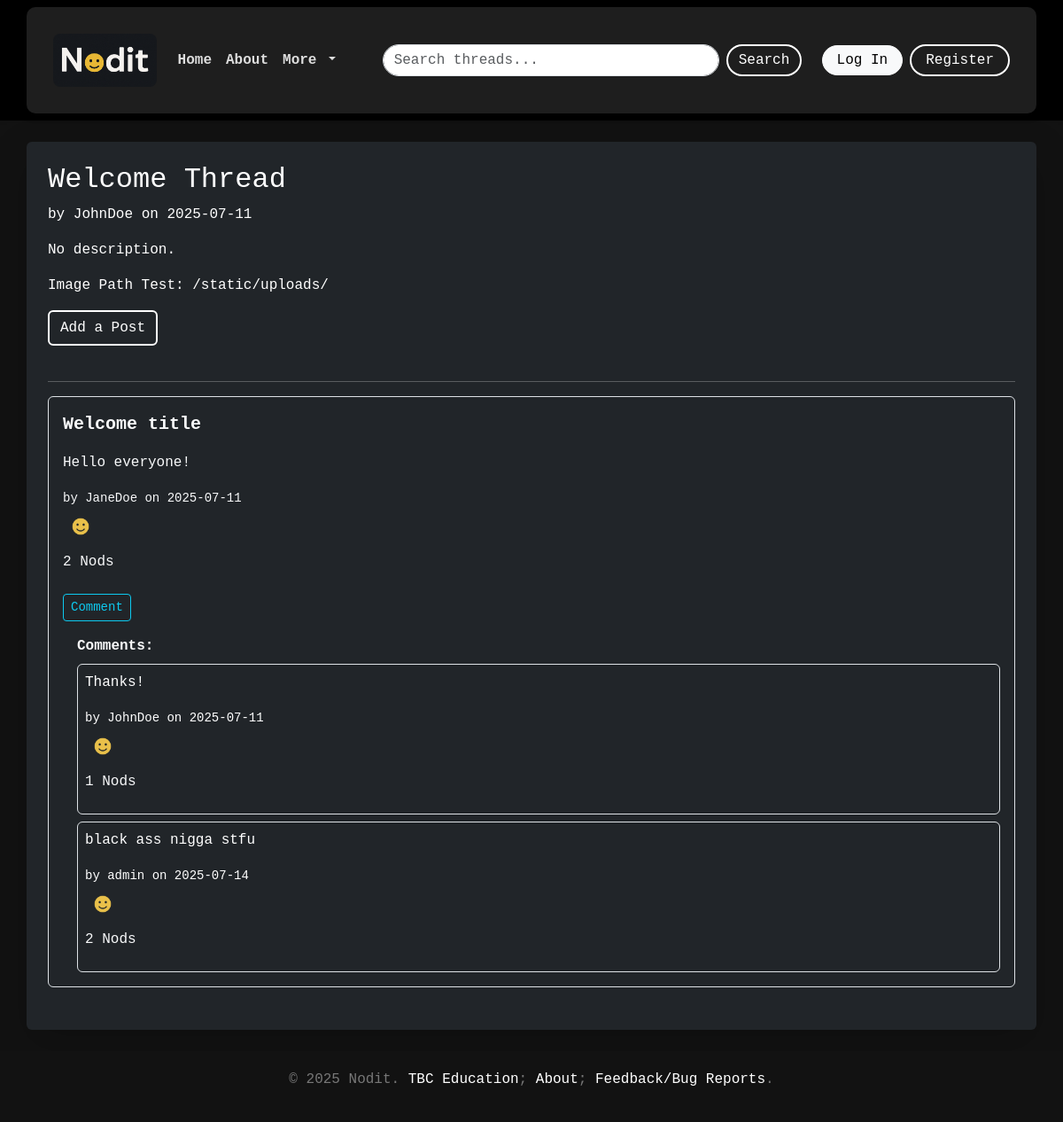
Before: /thread/1 with the older database file.
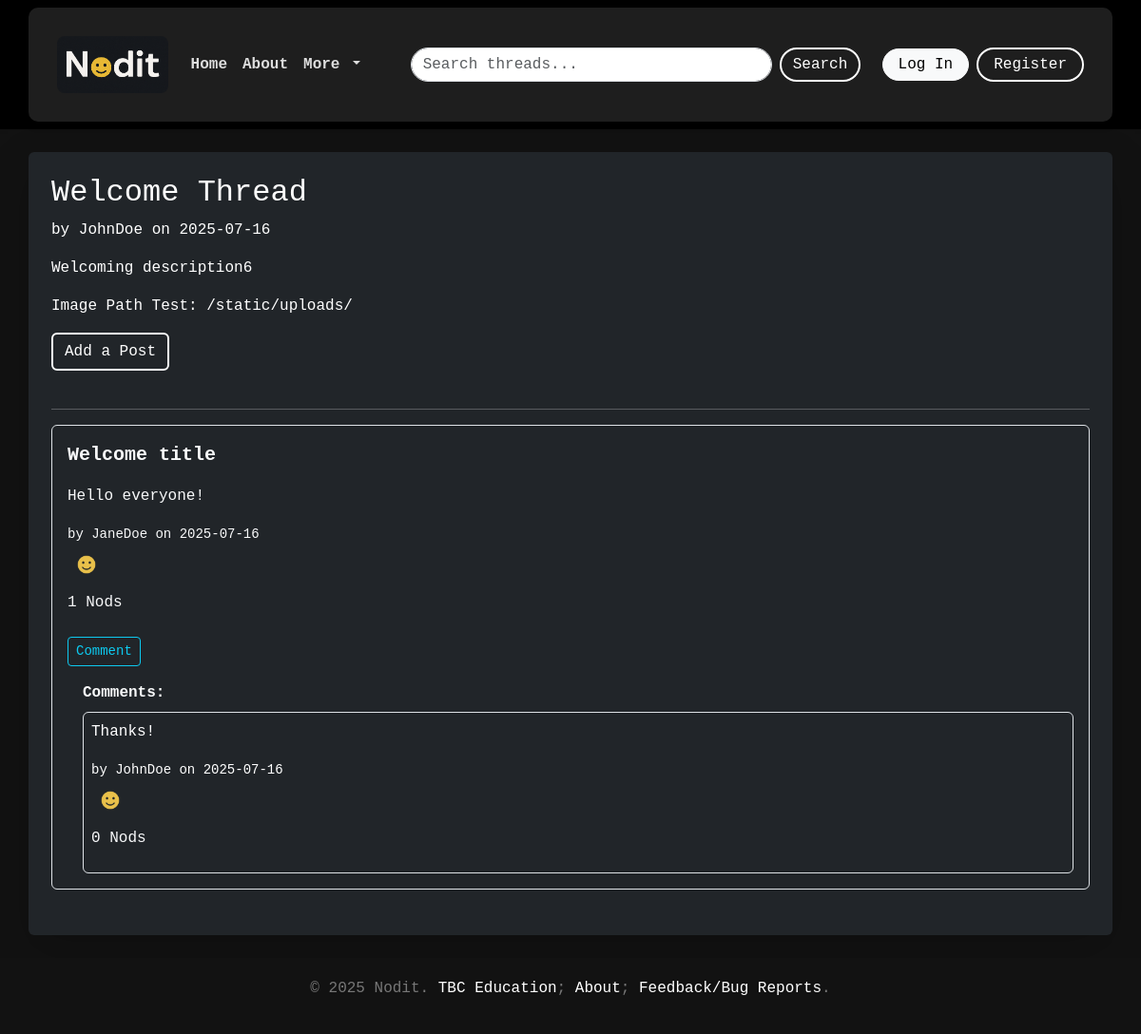
After: the same page with the newer database file.
### models.py (models this page shows, shortened)
class Thread(db.Model):
    __tablename__ = "Threads"
    threadID = db.Column(db.Integer, primary_key=True)
    title = db.Column(db.String, nullable=False)
    date = db.Column(db.Date, default=date.today)
    description = db.Column(db.String, nullable=False)
    creatorID = db.Column(db.Integer, db.ForeignKey("Users.id"), nullable=False)
    creator = db.relationship("User", backref="threads", foreign_keys=[creatorID])
    posts = db.relationship("Post", backref="thread", lazy=True)

class User(db.Model, UserMixin):
    __tablename__ = "Users"
    id = db.Column(db.Integer, primary_key=True)
    username = db.Column(db.String, unique=True)
    password = db.Column(db.String)
    gender = db.Column(db.String)
    birthday = db.Column(db.Date)
    country = db.Column(db.String)
    pfp = db.Column(db.String)
    role = db.Column(db.String, default="user")
    posts = db.relationship("Post", back_populates="creator", lazy=True)
    comments = db.relationship("Comment", back_populates="commenter", lazy=True)

class Post(db.Model):
    __tablename__ = "Posts"
    postID = db.Column(db.Integer, primary_key=True)
    date = db.Column(db.Date, default=date.today)
    title = db.Column(db.String, nullable=False)
    text = db.Column(db.String, nullable=False)
    img = db.Column(db.String, nullable=True)
    threadID = db.Column(db.Integer, db.ForeignKey("Threads.threadID"))
    creatorID = db.Column(db.Integer, db.ForeignKey("Users.id"), nullable=False)
    creator = db.relationship("User", back_populates="posts", foreign_keys=[creatorID])
    nods = db.relationship("Nod", back_populates="post", lazy="select")

class Comment(db.Model):
    __tablename__ = "Comments"
    commentID = db.Column(db.Integer, primary_key=True)
    text = db.Column(db.String, nullable=False)
    date = db.Column(db.Date, default=date.today)
    img = db.Column(db.String, nullable=True)
    threadID = db.Column(db.Integer, db.ForeignKey("Threads.threadID"), nullable=False)
    postID = db.Column(db.Integer, db.ForeignKey("Posts.postID"), nullable=False)
    userID = db.Column(db.Integer, db.ForeignKey("Users.id"), nullable=False)
    thread = db.relationship("Thread", backref="comments")
    post = db.relationship("Post", backref="comments")
    nods = db.relationship("Nod", back_populates="comment", lazy="select")
    commenter = db.relationship("User", back_populates="comments", foreign_keys=[userID])

### routes.py (the view)
@app.route("/thread/<int:thread_id>")
def view_thread(thread_id):
    thread = Thread.query.get_or_404(thread_id)
    posts = Post.query.filter_by(threadID=thread_id).order_by(Post.date.desc()).all()
    return render_template("view_thread.html", thread=thread, posts=posts)

### templates/view_thread.html (shortened to what this page needs)
{% extends "base.html" %}
{% block content %}
<h2>{{ thread.title }}</h2>
<p class="text-white">by {{ thread.creator.username }} on {{ thread.date }}</p>
<p>{{ thread.description or "No description." }}</p>
<p class="text-white">Image Path Test: {{ url_for('static', filename='uploads/' ~ thread.img) }}</p>
<a class="btn btn-outline-light mb-4" href="/thread/{{ thread.threadID }}/create_post">Add a Post</a>
<hr>
{% if thread.posts %}
{% for post in thread.posts %}
<div class="mb-4 p-3 border rounded bg-dark text-light">
    <p class="fw-bold fs-5"><a href="{{ url_for('view_post', thread_id=post.threadID, post_id=post.postID) }}"
                               class="text-decoration-none text-light fw-bold">
        {{ post.title }}
    </a></p>
    <p>{{ post.text }}</p>
    <small>by {{ post.creator.username }} on {{ post.date }}</small><br>
    <form method="POST" action="/nod">
        <button type="submit" class="btn btn-outline-light p-0 border-0" style="width: 40px; height: 40px;">
            <img src="/static/emojinodit.png" alt="Nodding Emoji" class="w-100 h-100" style="object-fit: contain;">
        </button>
    </form>
    <p class="text-light mt-2">{{ post.nods | length }} Nods</p>
    <ul class="mb-2 ps-0" style="list-style: none;">
        <li>
            <a class="btn btn-sm btn-outline-info mt-2"
               href="/thread/{{ thread.threadID }}/post/{{ post.postID }}/comment">Comment</a>
        </li>
    </ul>
    {% if post.comments %}
    <div class="mt-3 ms-3">
        <strong>Comments:</strong>
        {% for comment in post.comments %}
        <div class="border p-2 mt-2 rounded bg-dark text-white">
            <p>{{ comment.text }}</p>
            <small>by {{ comment.commenter.username }} on {{ comment.date }}</small>
            <form method="POST" action="/nod">
                <button type="submit" class="btn btn-outline-light p-0 border-0" style="width: 40px; height: 40px;">
                    <img src="/static/emojinodit.png" alt="Nodding Emoji" class="w-100 h-100"
                         style="object-fit: contain;">
                </button>
            </form>
            <p class="text-light mt-2">{{ comment.nods | length }} Nods</p>
        </div>
        {% endfor %}
    </div>
    {% endif %}
</div>
{% endfor %}
{% else %}
<p>No posts yet.</p>
{% endif %}
{% endblock %}

### templates/base.html (shortened to what this page needs)
<!DOCTYPE html>
<html lang="en">
<head>
    <link href="https://cdn.jsdelivr.net/npm/bootstrap@5.3.7/dist/css/bootstrap.min.css" rel="stylesheet"
>
    <link href="/static/style.css" rel="stylesheet">
</head>
<body>
{% include "navbar.html" %}
<div class="container shadow-lg p-4 mb-4 mt-4 bg-dark rounded">
    {% block content %}
    {% endblock %}
</div>
<footer>
    <p>&copy; 2025 Nodit. <a href="https://tbceducation.ge">TBC Education</a>; <a href="/about">About</a>; <a
            href="/feedback">Feedback/Bug Reports</a>.</p>
</footer>
</body>
</html>

### templates/navbar.html (shortened to what this page needs)
<nav class="navbar navbar-expand-lg navbar-dark bg-black shadow-sm py-2">
    <div class="container">
        <a class="navbar-brand d-flex align-items-center py-0" href="/">
            <img src="/static/noditlogo (1).png"
                 alt="Nodit Logo"
                 style="height: 60px; width: auto; display: block;" class="rounded-3">
        </a>
        <div class="collapse navbar-collapse" id="navbarNav">
            <ul class="navbar-nav me-auto mb-0">
                <li class="nav-item">
                    <a class="nav-link text-white py-1 px-2" href="/">Home</a>
                </li>
                <li class="nav-item">
                    <a class="nav-link text-white py-1 px-2" href="/about">About</a>
                </li>
                <li class="nav-item dropdown">
                    <a class="nav-link text-white dropdown-toggle py-1 px-2" href="#" role="button"
                       data-bs-toggle="dropdown"
                       aria-expanded="false">
                        More
                    </a>
                </li>
            </ul>
            <form method="GET" action="/search" class="d-flex mx-auto w-50">
                <input type="text" name="query" class="form-control rounded-pill py-1" placeholder="Search threads...">
                <button type="submit" class="btn btn-outline-light ms-2 rounded-pill py-1">Search</button>
            </form>
            <ul class="navbar-nav mb-0">
                <li class="nav-item d-flex align-items-center gap-2">
                    {% if not current_user.is_authenticated %}
                    <a href="/login" class="btn btn-light rounded-pill py-1 px-3">Log In</a>
                    <a href="/register" class="btn btn-outline-light rounded-pill py-1 px-3">Register</a>
                    {% else %}
                    <a href="/logout" class="btn btn-light rounded-pill py-1 px-3">Log Out</a>
                    <a href="/profile" class="btn btn-outline-light rounded-pill py-1 px-3">{{ current_user.username
                        }}</a>
                    {% endif %}
                </li>
            </ul>
        </div>
    </div>
</nav>

### templates/base.html (style rules this page uses)
body { font-family: 'Roboto Mono', monospace; background-color: #121212; color: #fff; }
.navbar { background-color: #222; box-shadow: 0 2px 8px rgba(0, 0, 0, 0.3); }
.navbar-brand { font-weight: 800; font-size: 1.5rem; }
.navbar-nav .nav-link { font-weight: 600; color: #ddd !important; }
.container { background-color: #1e1e1e; border-radius: 10px; padding: 30px; box-shadow: 0 4px 8px rgba(0, 0, 0, 0.2); }
.btn-outline-light { border: 2px solid #fff; color: #fff; }
footer { background-color: #121212; padding: 20px; text-align: center; color: #777; }
footer a { color: #fff; text-decoration: none; }

Changed rows visible on the page:
removed Comment: text "black ass nigga stfu", commenter.username "admin", date "2025-07-14", nods|length "2"
changed Thread "Welcome Thread": date "2025-07-11" → "2025-07-16"; description "No description." → "Welcoming description6"
changed Post "Welcome title": date "2025-07-11" → "2025-07-16"; nods|length "2" → "1"
changed Comment "Thanks!": date "2025-07-11" → "2025-07-16"; nods|length "1" → "0"
